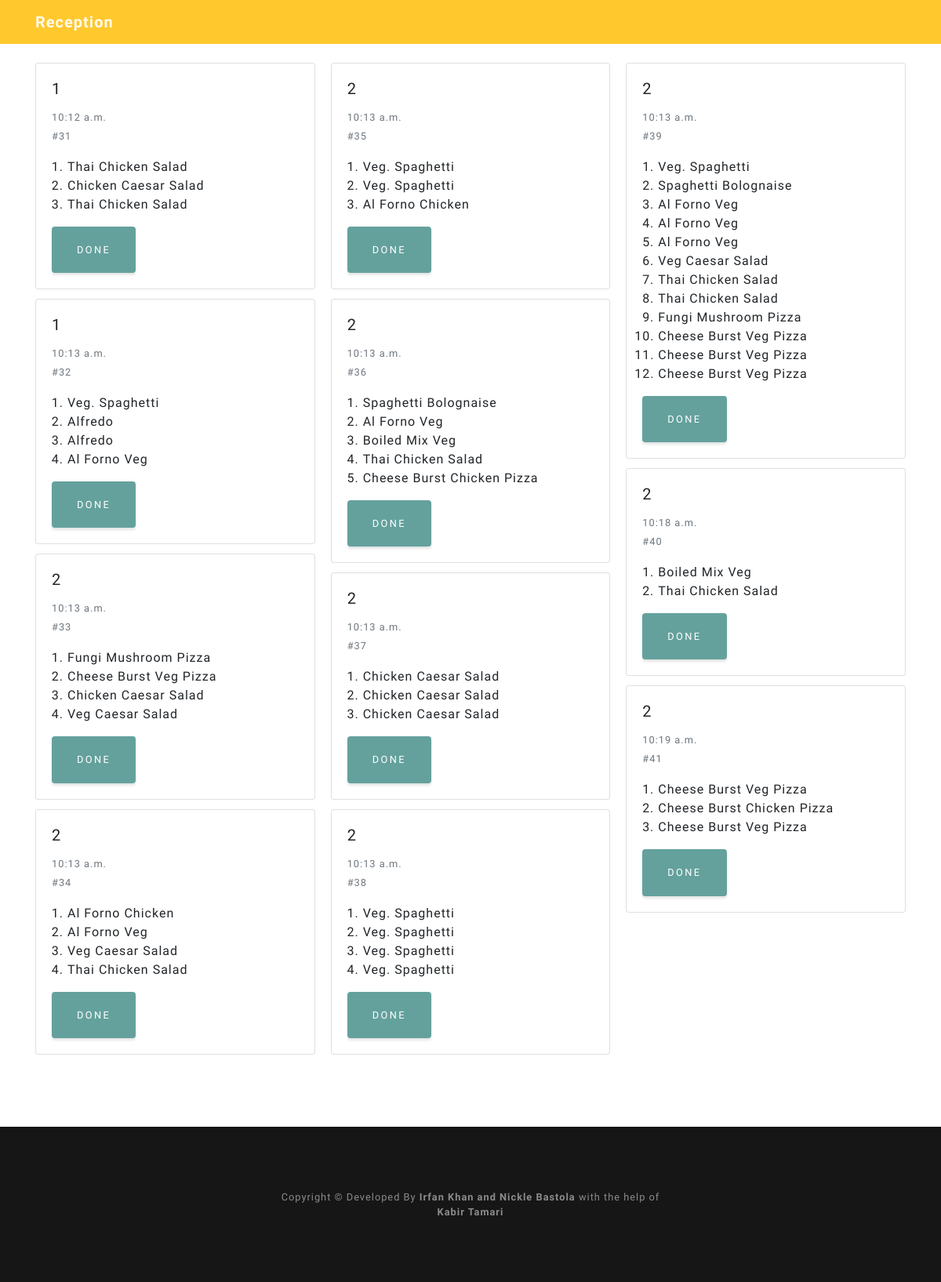
The page /reception on the database its author committed.
### menu/models.py (models this page shows, shortened)
class Order(models.Model):
	is_done = models.BooleanField(default=False)
	timestamp = models.DateTimeField(default=timezone.now)
	table_number = models.ForeignKey(Table, blank = True, null = True, on_delete = models.SET_NULL)

class FoodItem(models.Model):
	name = models.CharField(max_length = 200)
	food_type = models.ForeignKey(FoodType, on_delete = models.CASCADE,null = True)
	price = models.PositiveIntegerField(default = 100)
	is_active = models.BooleanField(default= True)

### reception/views.py (the view)
# urls.py: path('', views.get_order, name='get order'),
def get_order(request):
    orders = Order.objects.all()
    response = {'order':[]}
    for order in orders:
        json_order = {'name':[],'price':[],'id':int(order.id)}
        json_order['table_number'] = str(order.table_number)
        json_order['timestamp'] = order.timestamp
        if not order.is_done:
            ordered_items = OrderedItem.objects.all().filter(order = order)
            for ordered_item in ordered_items:
                json_order['name'].append(ordered_item.food_item.name)
                json_order['price'].append(ordered_item.food_item.price)
            response['order'].append(json_order)
    return render(request, 'reception/reception.html', {'orders': response})

### menu/models.py (called while the page is built)
	def __str__(self):
		return str(self.table_number)

### reception/templates/reception/reception.html (shortened to what this page needs)
{% extends 'base.html' %}
{% block content %}
<body>
      <nav class="navbar navbar-light fixed-top navbar-noscroll" id="mainNav">
          <div class="container">
            <a class="navbar-brand js-scroll-trigger" href="#page-top">Reception</a>
            </div>
        </nav>
<div class="container">
    <div class="card-columns" style="padding-top:80px; padding-bottom:80px;">
    {% for order in orders.order %}
      <div class="card">
        <div class="card-body">
         <h5 class="card-title">{{ order.table_number }}</h5>
         <p class="card-text"><small class="text-muted" >{{ order.timestamp | time }} <br> #{{ order.id }}</small></p>
         <ol style="padding-left:20px">
            {% for name in order.name %}
            <li>{{ name }}</li>
            {% endfor %}
            </ol>
            <button type="button" class="btn btn-primary" data-toggle="modal" data-target="#exampleModal">
                Done
              </button>
        </div>
      </div>
      {% endfor %}
      </div>
    </div>
  </body>
{% endblock %}

### menu/templates/base.html (shortened to what this page needs)
{% load static %}
<!doctype html>
<!DOCTYPE html>
<html lang="en">
<head>
  <link href="{% static 'vendor/bootstrap/css/bootstrap.min.css' %}" rel="stylesheet">
  <link href="{% static 'vendor/fontawesome-free/css/all.min.css' %}" rel="stylesheet">
  <link href="{% static 'css/grayscale.min.css' %}" rel="stylesheet">
</head>
{% block content %}
{% endblock %}
  <footer id="about" class="bg-black small text-center text-white-50">
      <div class="container">
        Copyright &copy; Developed By <strong>Irfan Khan and Nickle Bastola</strong> with the help of <br><strong>Kabir Tamari</strong>
    </footer>
  </body>
</html>

### rows shown on the page
Order: timestamp "10:12 a.m."
FoodItem: name "Thai Chicken Salad" "Thai Chicken Salad" "Thai Chicken Salad" "Thai Chicken Salad" "Thai Chicken Salad" "Thai Chicken Salad" "Thai Chicken Salad"
FoodItem: name "Chicken Caesar Salad" "Chicken Caesar Salad" "Chicken Caesar Salad" "Chicken Caesar Salad" "Chicken Caesar Salad"
Order: timestamp "10:13 a.m."
FoodItem: name "Veg. Spaghetti" "Veg. Spaghetti" "Veg. Spaghetti" "Veg. Spaghetti" "Veg. Spaghetti" "Veg. Spaghetti" "Veg. Spaghetti" "Veg. Spaghetti"
FoodItem: name "Alfredo" "Alfredo"
FoodItem: name "Al Forno Veg" "Al Forno Veg" "Al Forno Veg" "Al Forno Veg" "Al Forno Veg" "Al Forno Veg"
Order: timestamp "10:13 a.m."
FoodItem: name "Fungi Mushroom Pizza" "Fungi Mushroom Pizza"
FoodItem: name "Cheese Burst Veg Pizza" "Cheese Burst Veg Pizza" "Cheese Burst Veg Pizza" "Cheese Burst Veg Pizza" "Cheese Burst Veg Pizza" "Cheese Burst Veg Pizza"
FoodItem: name "Veg Caesar Salad" "Veg Caesar Salad" "Veg Caesar Salad"
Order: timestamp "10:13 a.m."
FoodItem: name "Al Forno Chicken" "Al Forno Chicken"
Order: timestamp "10:13 a.m."
Order: timestamp "10:13 a.m."
FoodItem: name "Spaghetti Bolognaise" "Spaghetti Bolognaise"
FoodItem: name "Boiled Mix Veg" "Boiled Mix Veg"
FoodItem: name "Cheese Burst Chicken Pizza" "Cheese Burst Chicken Pizza"
Order: timestamp "10:13 a.m."
Order: timestamp "10:13 a.m."
Order: timestamp "10:13 a.m."
Order: timestamp "10:18 a.m."
Order: timestamp "10:19 a.m."

### other values the page prints
{{ order.table_number }} "1" "1" "2" "2" "2" "2" "2" "2" "2" "2" "2"
{{ order.id }} "31" "32" "33" "34" "35" "36" "37" "38" "39" "40" "41"
